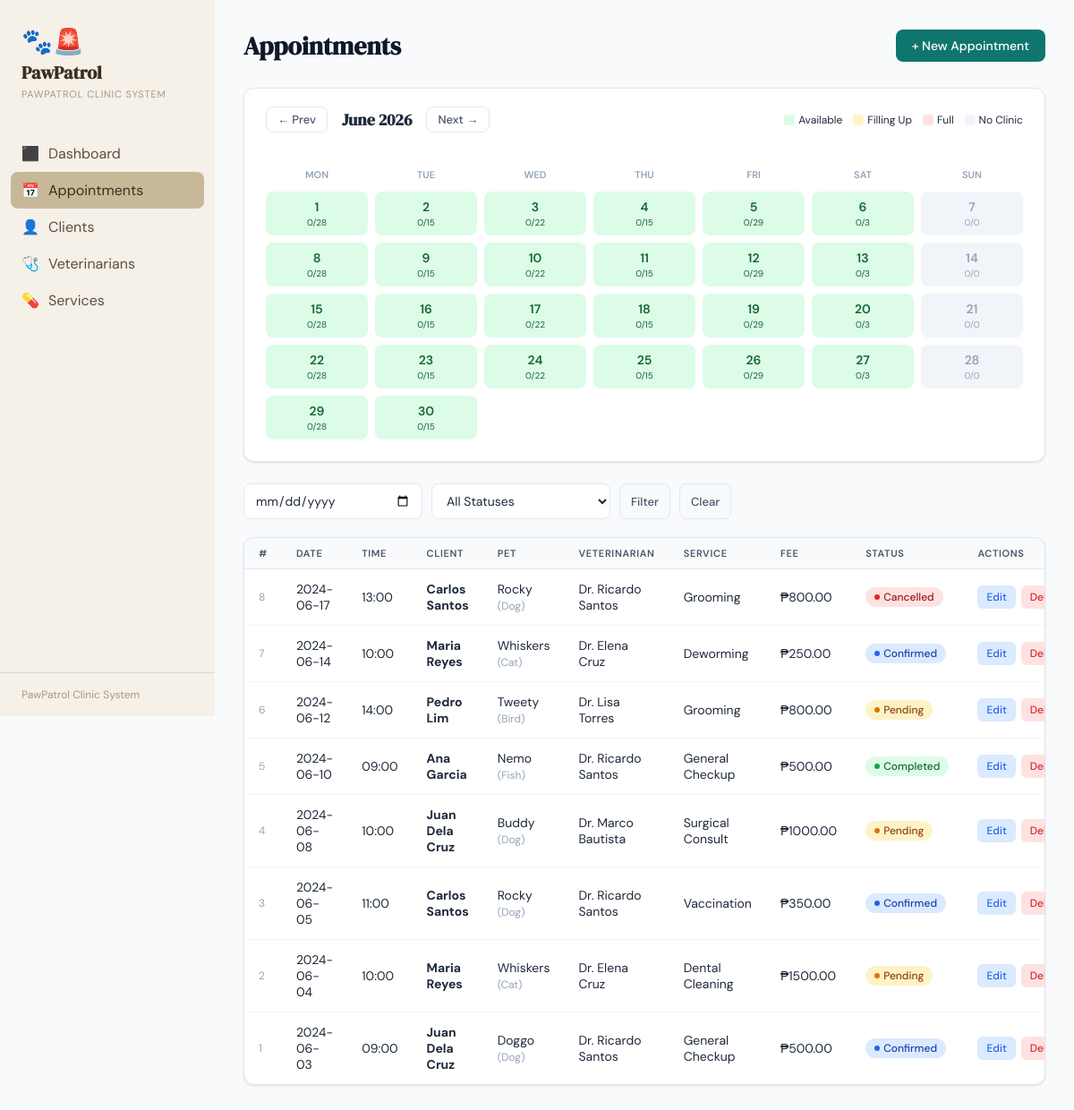
The app's page /appointments with its own data.
### tables this page shows
CREATE TABLE APPOINTMENT (
            appointment_id   INTEGER PRIMARY KEY AUTOINCREMENT,
            client_id        INTEGER NOT NULL,
            pet_id           INTEGER NOT NULL,
            vet_id           INTEGER NOT NULL,
            service_id       INTEGER NOT NULL,
            appointment_date TEXT NOT NULL,
            appointment_time TEXT NOT NULL,
            status           TEXT DEFAULT 'Pending',
            notes            TEXT,
            created_at       TEXT DEFAULT (datetime('now')),
            FOREIGN KEY (client_id)  REFERENCES CLIENT(client_id),
            FOREIGN KEY (pet_id)     REFERENCES PET(pet_id),
            FOREIGN KEY (vet_id)     REFERENCES VETERINARIAN(vet_id),
            FOREIGN KEY (service_id) REFERENCES SERVICE(service_id),
            UNIQUE (vet_id, appointment_date, appointment_time)
        );

CREATE TABLE PET (
            pet_id    INTEGER PRIMARY KEY AUTOINCREMENT,
            client_id INTEGER NOT NULL,
            pet_name  TEXT NOT NULL,
            species   TEXT NOT NULL,
            breed     TEXT,
            age       INTEGER,
            weight_kg REAL,
            FOREIGN KEY (client_id) REFERENCES CLIENT(client_id) ON DELETE CASCADE
        );

CREATE TABLE SERVICE (
            service_id       INTEGER PRIMARY KEY AUTOINCREMENT,
            service_name     TEXT NOT NULL,
            description      TEXT,
            duration_minutes INTEGER NOT NULL,
            price            REAL NOT NULL
        );

### app.py (the view, shortened to what this page needs)
@app.route("/appointments")
def appointments():
    db = get_db()
    status_filter = request.args.get("status", "")
    date_filter   = request.args.get("date", "")
    month_str     = request.args.get("month", date.today().strftime("%Y-%m"))
    from calendar import monthrange
    year, month = map(int, month_str.split("-"))
    days_in_month = monthrange(year, month)[1]
    appt_counts = {}
    rows = db.execute("""
        SELECT appointment_date, COUNT(*) as cnt
        FROM APPOINTMENT
        WHERE strftime('%Y-%m', appointment_date) = ?
        AND vet_id NOT IN (5, 9)
        GROUP BY appointment_date
    """, (month_str,)).fetchall()
    for r in rows:
        appt_counts[r["appointment_date"]] = r["cnt"]
    vet_schedules = db.execute("""
        SELECT vs.day_of_week, vs.vet_id, vs.start_time, vs.end_time
        FROM VET_SCHEDULE vs
        WHERE vs.vet_id NOT IN (5, 9)
    """).fetchall()
    def calc_slots(start, end):
        fmt = "%H:%M"
        s = datetime.strptime(start, fmt)
        e = datetime.strptime(end, fmt)
        mins = (e - s).seconds // 60
        working_mins = max(0, mins - 60)
        return max(0, working_mins // 60)
    vets_per_dow = {}
    for s in vet_schedules:
        dow = s["day_of_week"]
        slots = calc_slots(s["start_time"], s["end_time"])
        vets_per_dow[dow] = vets_per_dow.get(dow, 0) + slots
    cal_days = []
    for day in range(1, days_in_month + 1):
        d = date(year, month, day)
        dow = ["MON","TUE","WED","THU","FRI","SAT","SUN"][d.weekday()]
        date_str = d.isoformat()
        booked = appt_counts.get(date_str, 0)
        total_slots = vets_per_dow.get(dow, 0)
        emergency_only = dow in ["SAT","SUN"] and total_slots == 0
        if emergency_only:
            status = "emergency"
        elif total_slots == 0:
            status = "none"
        elif booked >= total_slots:
            status = "full"
        elif booked >= total_slots * 0.5:
            status = "filling"
        else:
            status = "available"
        cal_days.append({
            "day": day,
            "date": date_str,
            "booked": booked,
            "total": total_slots,
            "status": status,
            "dow": dow,
            "emergency_only": emergency_only
        })
    day_detail = None
    q = """
        SELECT a.appointment_id, a.appointment_date, a.appointment_time,
               c.first_name||' '||c.last_name AS client_name,
               p.pet_name, p.species,
               v.first_name||' '||v.last_name AS vet_name,
               s.service_name, s.price, a.status, a.notes
        FROM APPOINTMENT a
        JOIN CLIENT c ON a.client_id=c.client_id
        JOIN PET p ON a.pet_id=p.pet_id
        JOIN VETERINARIAN v ON a.vet_id=v.vet_id
        JOIN SERVICE s ON a.service_id=s.service_id
        WHERE 1=1
    """
    params = []
    if status_filter:
        q += " AND a.status=?"; params.append(status_filter)
    if date_filter:
        q += " AND a.appointment_date=?"; params.append(date_filter)
    q += " ORDER BY a.appointment_date DESC, a.appointment_time"
    rows = db.execute(q, params).fetchall()
    return render_template("appointments.html", appointments=rows,
                           status_filter=status_filter, date_filter=date_filter,
                           cal_days=cal_days, month_str=month_str,
                           first_dow=date(year, month, 1).weekday(),
                           month_label=date(year, month, 1).strftime("%B %Y"),
                           day_detail=day_detail)

### app.py (called while the page is built)
def get_db():
    conn = sqlite3.connect(DB)
    conn.row_factory = sqlite3.Row
    conn.execute("PRAGMA foreign_keys = ON")
    return conn

@app.template_filter('prev_month')
def prev_month_filter(month_str):
    year, month = map(int, month_str.split("-"))
    month -= 1
    if month == 0:
        month = 12
        year -= 1
    return f"{year}-{month:02d}"

@app.template_filter('next_month')
def next_month_filter(month_str):
    year, month = map(int, month_str.split("-"))
    month += 1
    if month == 13:
        month = 1
        year += 1
    return f"{year}-{month:02d}"

### templates/appointments.html (shortened to what this page needs)
{% extends "base.html" %}
{% block content %}
<div class="page-header-row">
  <h2>Appointments</h2>
  <a href="{{ url_for('new_appointment') }}" class="btn btn-primary">+ New Appointment</a>
</div>
<div class="card" style="margin-bottom:24px">
  <div class="card-header" style="padding:20px 24px">
    <div style="display:flex;align-items:center;gap:16px">
      <a href="{{ url_for('appointments', month=(month_str | prev_month)) }}" class="btn btn-ghost btn-sm">← Prev</a>
      <h3 style="font-size:18px;font-family:'DM Serif Display',serif">{{ month_label }}</h3>
      <a href="{{ url_for('appointments', month=(month_str | next_month)) }}" class="btn btn-ghost btn-sm">Next →</a>
    </div>
    <div style="display:flex;gap:12px;font-size:12px;align-items:center">
      <span style="display:flex;align-items:center;gap:4px"><span style="width:12px;height:12px;border-radius:3px;background:#dcfce7;display:inline-block"></span> Available</span>
      <span style="display:flex;align-items:center;gap:4px"><span style="width:12px;height:12px;border-radius:3px;background:#fef3c7;display:inline-block"></span> Filling Up</span>
      <span style="display:flex;align-items:center;gap:4px"><span style="width:12px;height:12px;border-radius:3px;background:#fee2e2;display:inline-block"></span> Full</span>
      <span style="display:flex;align-items:center;gap:4px"><span style="width:12px;height:12px;border-radius:3px;background:#f1f5f9;display:inline-block"></span> No Clinic</span>
    </div>
  </div>
  <div style="padding:16px 24px 24px">
    <div style="display:grid;grid-template-columns:repeat(7,1fr);gap:8px;margin-bottom:8px">
      {% for d in ['Mon','Tue','Wed','Thu','Fri','Sat','Sun'] %}
      <div style="text-align:center;font-size:11px;font-weight:600;color:var(--gray-400);text-transform:uppercase;padding:4px">{{ d }}</div>
      {% endfor %}
    </div>
    <div style="display:grid;grid-template-columns:repeat(7,1fr);gap:8px">
      {% for d in cal_days %}
        {% if d.status == 'available' %}
          {% set bg = '#dcfce7' %}{% set col = '#166534' %}
        {% elif d.status == 'filling' %}
          {% set bg = '#fef3c7' %}{% set col = '#92400e' %}
        {% elif d.status == 'full' %}
          {% set bg = '#fee2e2' %}{% set col = '#991b1b' %}
        {% else %}
          {% set bg = '#f1f5f9' %}{% set col = '#94a3b8' %}
        {% endif %}
        <a href="{{ url_for('appointments', date=d.date, month=month_str) }}"
           style="background:{{ bg }};color:{{ col }};border-radius:8px;padding:8px 6px;text-align:center;text-decoration:none;display:block;
           {% if date_filter == d.date %}outline:2px solid {{ col }};{% endif %}">
          <div style="font-size:14px;font-weight:600">{{ d.day }}</div>
          {% if d.status != 'none' %}
          <div style="font-size:10px;margin-top:2px">{{ d.booked }}/{{ d.total }}</div>
          {% else %}
          <div style="font-size:10px;margin-top:2px">—</div>
          {% endif %}
        </a>
      {% endfor %}
    </div>
  </div>
</div>
<form method="GET" class="filter-bar">
  <input type="date" name="date" value="{{ date_filter }}" placeholder="Filter by date">
  <select name="status">
    <option value="">All Statuses</option>
  </select>
  <button type="submit" class="btn btn-ghost btn-sm">Filter</button>
  <a href="{{ url_for('appointments', month=month_str) }}" class="btn btn-ghost btn-sm">Clear</a>
</form>
<div class="card">
  <div class="table-wrap">
    <table>
      <thead><tr>
        <th>#</th><th>Date</th><th>Time</th><th>Client</th><th>Pet</th>
        <th>Veterinarian</th><th>Service</th><th>Fee</th><th>Status</th><th>Actions</th>
      </tr></thead>
      <tbody>
      {% for a in appointments %}
      <tr>
        <td style="color:var(--gray-400);font-size:12px">{{ a.appointment_id }}</td>
        <td>{{ a.appointment_date }}</td>
        <td>{{ a.appointment_time }}</td>
        <td><b>{{ a.client_name }}</b></td>
        <td>{{ a.pet_name }} <span style="color:var(--gray-400);font-size:12px">({{ a.species }})</span></td>
        <td>Dr. {{ a.vet_name }}</td>
        <td>{{ a.service_name }}</td>
        <td>₱{{ "%.2f"|format(a.price) }}</td>
        <td><span class="badge {{ a.status|lower }}">{{ a.status }}</span></td>
        <td>
          <div class="actions">
            <a href="{{ url_for('edit_appointment', id=a.appointment_id) }}" class="action-btn action-edit">Edit</a>
            <button class="action-btn action-del" onclick="confirmDelete({{ a.appointment_id }})">Delete</button>
          </div>
        </td>
      </tr>
      {% else %}
      <tr><td colspan="10" style="text-align:center;color:var(--gray-400);padding:40px">No appointments found.</td></tr>
      {% endfor %}
      </tbody>
    </table>
  </div>
</div>
{% endblock %}

### templates/base.html (style rules this page uses)
:root { --teal: #0f766e; --teal-l: #14b8a6; --teal-xl: #ccfbf1; --amber: #d97706; --amber-l: #fef3c7; --red: #dc2626; --red-l: #fee2e2; --green: #16a34a; --green-l: #dcfce7; --blue: #2563eb; --blue-l: #dbeafe; --gray-50: #f8fafc; --gray-100:#f1f5f9; --gray-200:#e2e8f0; --gray-400:#94a3b8; --gray-600:#475569; --gray-800:#1e293b; --gray-900:#0f172a; --white: #ffffff; --shadow: 0 1px 3px rgba(0,0,0,.08), 0 1px 2px rgba(0,0,0,.04); --shadow-md: 0 4px 6px -1px rgba(0,0,0,.07), 0 2px 4px -2px rgba(0,0,0,.04); --radius: 12px; }
*,*::before,*::after { box-sizing:border-box;margin:0;padding:0 }
body { font-family:'DM Sans',sans-serif;background:var(--gray-50);color:var(--gray-800);min-height:100vh;display:flex }
.page-header-row { display:flex;align-items:center;justify-content:space-between;margin-bottom:28px }
.page-header-row h2 { font-family:'DM Serif Display',serif;font-size:28px;color:var(--gray-900) }
.card { background:var(--white);border-radius:var(--radius);box-shadow:var(--shadow);border:1px solid var(--gray-200);overflow:hidden }
.card-header { padding:20px 24px 0;display:flex;align-items:center;justify-content:space-between }
.card-header h3 { font-size:15px;font-weight:600;color:var(--gray-800) }
.table-wrap { overflow-x:auto }
table { width:100%;border-collapse:collapse }
th { text-align:left;font-size:11px;font-weight:600;text-transform:uppercase;letter-spacing:.06em;color:var(--gray-600);padding:10px 16px;background:var(--gray-50);border-bottom:1px solid var(--gray-200) }
td { padding:13px 16px;border-bottom:1px solid var(--gray-100);font-size:14px;vertical-align:middle }
tr:last-child td { border-bottom:none }
.badge { display:inline-flex;align-items:center;gap:4px;padding:3px 10px;border-radius:999px;font-size:12px;font-weight:500 }
.badge::before { content:'';width:6px;height:6px;border-radius:50% }
.badge.pending { background:var(--amber-l);color:#92400e }
.badge.pending::before { background:var(--amber) }
.badge.confirmed { background:var(--blue-l);color:#1e40af }
.badge.confirmed::before { background:var(--blue) }
.badge.completed { background:var(--green-l);color:#166534 }
.badge.completed::before { background:var(--green) }
.badge.cancelled { background:var(--red-l);color:#991b1b }
.badge.cancelled::before { background:var(--red) }
.btn { display:inline-flex;align-items:center;gap:6px;padding:9px 18px;border-radius:8px;font-size:14px;font-weight:500;cursor:pointer;border:none;text-decoration:none;transition:all .15s;font-family:'DM Sans',sans-serif }
.btn-primary { background:var(--teal);color:var(--white) }
.btn-ghost { background:transparent;color:var(--gray-600);border:1px solid var(--gray-200) }
.btn-sm { padding:5px 12px;font-size:13px }
input,select,textarea { padding:9px 12px;border:1px solid var(--gray-200);border-radius:8px;font-size:14px;font-family:'DM Sans',sans-serif;color:var(--gray-800);background:var(--white);transition:border .15s;width:100% }
.filter-bar { display:flex;gap:10px;margin-bottom:20px;flex-wrap:wrap }
.filter-bar input,.filter-bar select { width:auto;flex:1;min-width:140px;max-width:200px }
.actions { display:flex;gap:6px }
.action-btn { padding:5px 10px;border-radius:6px;font-size:12px;font-weight:500;cursor:pointer;border:none;text-decoration:none;transition:all .15s;font-family:'DM Sans',sans-serif }
.action-edit { background:var(--blue-l);color:var(--blue) }
.action-del { background:var(--red-l);color:var(--red) }

### records on screen
APPOINTMENT: appointment_id "8", appointment_date "2024-06-17", appointment_time "13:00", client_name "Carlos Santos", pet_name "Rocky", species "Dog", vet_name "Ricardo Santos", service_name "Grooming", status "Cancelled"
SERVICE: price "800.00"
APPOINTMENT: appointment_id "7", appointment_date "2024-06-14", appointment_time "10:00", client_name "Maria Reyes", pet_name "Whiskers", species "Cat", vet_name "Elena Cruz", service_name "Deworming", status "Confirmed"
SERVICE: price "250.00"
APPOINTMENT: appointment_id "6", appointment_date "2024-06-12", appointment_time "14:00", client_name "Pedro Lim", pet_name "Tweety", species "Bird", vet_name "Lisa Torres", service_name "Grooming", status "Pending"
APPOINTMENT: appointment_id "5", appointment_date "2024-06-10", appointment_time "09:00", client_name "Ana Garcia", pet_name "Nemo", species "Fish", vet_name "Ricardo Santos", service_name "General Checkup", status "Completed"
SERVICE: price "500.00"
APPOINTMENT: appointment_id "4", appointment_date "2024-06-08", appointment_time "10:00", client_name "Juan Dela Cruz", pet_name "Buddy", species "Dog", vet_name "Marco Bautista", service_name "Surgical Consult", status "Pending"
SERVICE: price "1000.00"
APPOINTMENT: appointment_id "3", appointment_date "2024-06-05", appointment_time "11:00", client_name "Carlos Santos", pet_name "Rocky", species "Dog", vet_name "Ricardo Santos", service_name "Vaccination", status "Confirmed"
SERVICE: price "350.00"
APPOINTMENT: appointment_id "2", appointment_date "2024-06-04", appointment_time "10:00", client_name "Maria Reyes", pet_name "Whiskers", species "Cat", vet_name "Elena Cruz", service_name "Dental Cleaning", status "Pending"
SERVICE: price "1500.00"
APPOINTMENT: appointment_id "1", appointment_date "2024-06-03", appointment_time "09:00", client_name "Juan Dela Cruz", pet_name "Doggo", species "Dog", vet_name "Ricardo Santos", service_name "General Checkup", status "Confirmed"

### other values on screen
{{ month_label }} "June 2026"
{{ d }} "MON" "TUE" "WED" "THU" "FRI" "SAT" "SUN"
{{ d.day }} "1" "2" "3" "4" "5" "6" "7" "8" "9" "10" "11" "12" "13" "14" "15" "16" "17" "18" "19" "20" "21" "22" "23" "24" "25" "26" "27" "28" "29" "30"
{{ d.booked }} "0" "0" "0" "0" "0" "0" "0" "0" "0" "0" "0" "0" "0" "0" "0" "0" "0" "0" "0" "0" "0" "0" "0" "0" "0" "0" "0" "0" "0" "0"
{{ d.total }} "28" "15" "22" "15" "29" "3" "0" "28" "15" "22" "15" "29" "3" "0" "28" "15" "22" "15" "29" "3" "0" "28" "15" "22" "15" "29" "3" "0" "28" "15"
